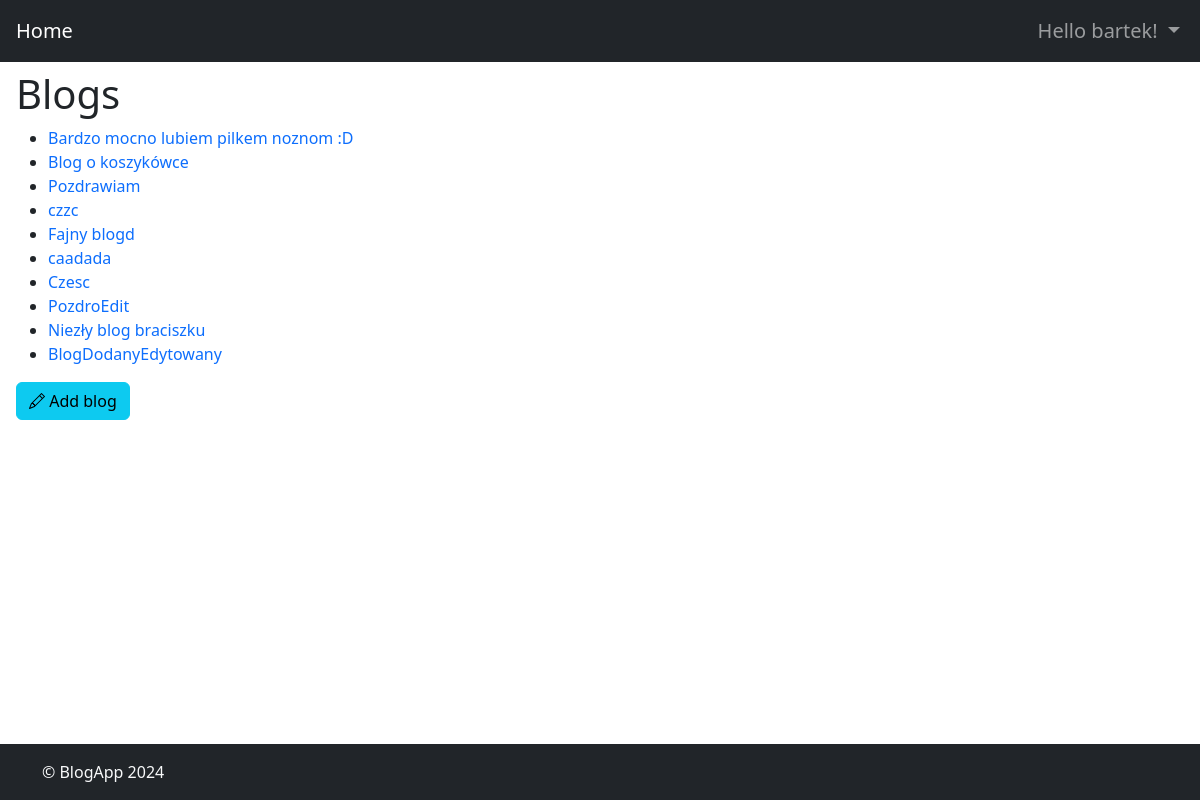
Screenshot of /blogs/ (signed in) with the database file from the repository.
### blogApp/models.py (models this page shows, shortened)
class CustomUser(AbstractUser):
    avatar = models.ImageField(upload_to='avatars/', blank=True, null=True)
    isAdmin = models.BooleanField(default=False)

class Blog(models.Model):
    title = models.CharField(max_length=100)
    author = models.ForeignKey(CustomUser, on_delete=models.CASCADE)

### blogApp/views.py (the view)
# urls.py: path('blogs/', views.blog_list, name='blog_list'),
def blog_list(request):
    blogs = Blog.objects.all()
    return render(request, 'blogs/blog_list.html', {'blogs': blogs})

### blogApp/templates/blogs/blog_list.html (shortened to what this page needs)
{% extends 'base.html' %}
{% block content %}
<h1>Blogs</h1>
<ul>
    {% for blog in blogs %}
    <li>
        <a href="{% url 'blog_detail' blog_id=blog.id %}">
            {{ blog.title }}
        </a>
    </li>
    {% endfor %}
</ul>
{% if user.is_authenticated %}
<a href="{% url 'add_blog' %}" class="btn btn-info"> Add blog</a>
{% endif %}
{% endblock %}

### blogApp/templates/base.html (shortened to what this page needs)
{% load static %}
<!DOCTYPE html>
<html lang="en">
<head>
    <link href="https://cdn.jsdelivr.net/npm/bootstrap@5.3.3/dist/css/bootstrap.min.css" rel="stylesheet"
>
    <link rel="stylesheet" href="{% static 'styles.css' %}">
</head>
<body class="d-flex flex-column vh-100">
    <nav class="navbar navbar-expand-lg bg-dark fs-5" data-bs-theme="dark">
        <div class="container-fluid">
            <a class="navbar-brand ms-1" href="/">Home</a>
            <div class="collapse navbar-collapse" id="navbarSupportedContent">
                <ul class="navbar-nav ms-auto mb-2 mb-lg-0">
                    {% if user.is_authenticated %}
                    <li class="nav-item dropdown">
                        <a class="nav-link dropdown-toggle" href="#" role="button" data-bs-toggle="dropdown"
                            aria-expanded="false">
                            Hello {{ user.username }}!
                        </a>
                    </li>
                    {% endif %}
                </ul>
            </div>
        </div>
    </nav>
    <div class="ms-3 mt-2 mb-3">
        {% block content %}
        {% endblock %}
    </div>
    <footer class="footer bg-dark py-3 mt-auto">
        <div class="container">
            <span class="text-light">&copy; BlogApp 2024</span>
        </div>
    </footer>
</body>
</html>

### blogApp/static/styles.css (style rules this page uses)
a { text-decoration: none; }

### rows the page displays
CustomUser: username "bartek"
Blog: title "Bardzo mocno lubiem pilkem noznom :D"
Blog: title "Blog o koszykówce"
Blog: title "Pozdrawiam"
Blog: title "czzc"
Blog: title "Fajny blogd"
Blog: title "caadada"
Blog: title "Czesc"
Blog: title "PozdroEdit"
Blog: title "Niezły blog braciszku"
Blog: title "BlogDodanyEdytowany"
